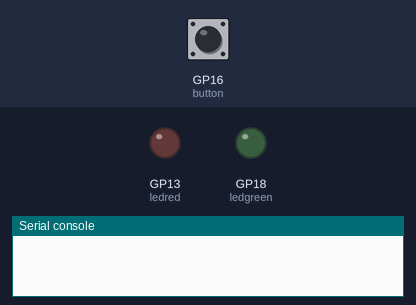
Recording of a program running on a simulated Raspberry Pi Pico running CircuitPython. On the bench: output pins drawn as LEDs (lit = HIGH), the last lines printed to the serial console. Dashed ring = blinking. Inputs (shaded band) come from the test bench; at power-on: GP16 (button) LOW.

Above: at 1.2 s.
1.3 s: GP16 (button) pulled HIGH for 0.15 s
At 1.7 s:
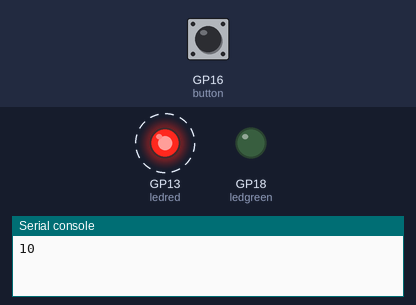
At 11.7 s:
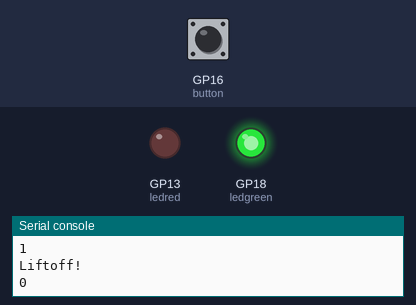
Timing chart, 0 to 12.8 s (numbered marks = the images above; inputs shaded):
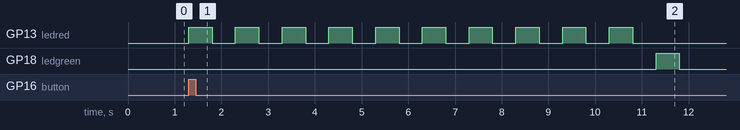

Measured:
- after the input at 1.3 s, GP13 (ledred): alternates HIGH for 0.50 s and LOW for 0.50 s, 20 changes in all, then stays LOW, starting at once; GP18 (ledgreen): LOW → HIGH after 10.0 s, → LOW 0.50 s later

The program:

Button.py
```python
# type: ignore
import board ##
import digitalio ##
import time ##
ledgreen = digitalio.DigitalInOut(board.GP18) ##
ledgreen.direction = digitalio.Direction.OUTPUT
ledred = digitalio.DigitalInOut(board.GP13)
ledred.direction = digitalio.Direction.OUTPUT

button = digitalio.DigitalInOut(board.GP16) #
button.direction = digitalio.Direction.INPUT
button.pull = digitalio.Pull.DOWN


while True: #
  if button.value == True:
    for x in range (10, -1, -1): #
      if x != 0: #
        ledred.value = True
        print(x)
        time.sleep(0.5)
        ledred.value = False
        time.sleep(0.5)


      else: #
        print("Liftoff!")
        ledgreen.value = True
        print(x)
        time.sleep(0.5)
        ledgreen.value = False
        time.sleep(0.5)
```
